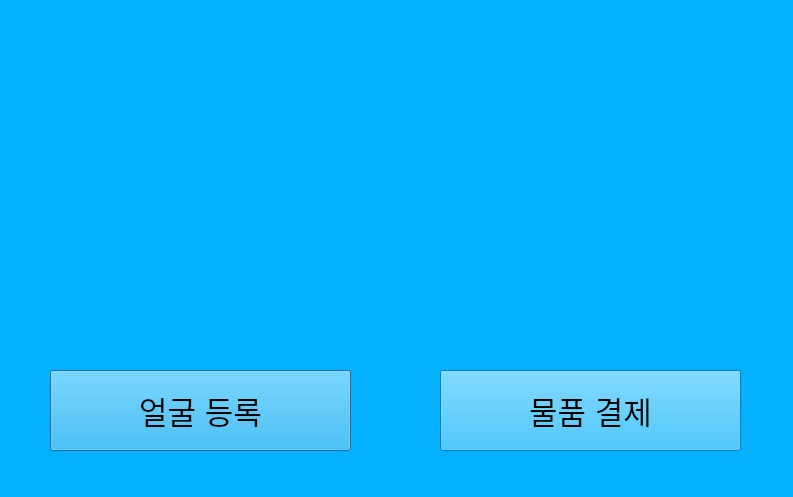
<?xml version="1.0" encoding="UTF-8"?>
<ui version="4.0">
 <class>Dialog</class>
 <widget class="QDialog" name="Dialog">
  <property name="geometry">
   <rect>
    <x>0</x>
    <y>0</y>
    <width>793</width>
    <height>497</height>
   </rect>
  </property>
  <property name="windowTitle">
   <string>Dialog</string>
  </property>
  <property name="styleSheet">
   <string notr="true">background-color: rgb(5, 176, 255);</string>
  </property>
  <widget class="QPushButton" name="register_button">
   <property name="geometry">
    <rect>
     <x>50</x>
     <y>370</y>
     <width>301</width>
     <height>81</height>
    </rect>
   </property>
   <property name="font">
    <font>
     <pointsize>23</pointsize>
    </font>
   </property>
   <property name="styleSheet">
    <string notr="true">background-color: rgb(5, 176, 255);</string>
   </property>
   <property name="text">
    <string>얼굴 등록</string>
   </property>
   <property name="default">
    <bool>false</bool>
   </property>
   <property name="flat">
    <bool>false</bool>
   </property>
  </widget>
  <widget class="QPushButton" name="payment_button">
   <property name="geometry">
    <rect>
     <x>440</x>
     <y>370</y>
     <width>301</width>
     <height>81</height>
    </rect>
   </property>
   <property name="font">
    <font>
     <pointsize>23</pointsize>
    </font>
   </property>
   <property name="styleSheet">
    <string notr="true">background-color: rgb(5, 176, 255);</string>
   </property>
   <property name="text">
    <string>물품 결제</string>
   </property>
  </widget>
  <widget class="QLabel" name="label">
   <property name="geometry">
    <rect>
     <x>50</x>
     <y>40</y>
     <width>300</width>
     <height>300</height>
    </rect>
   </property>
   <property name="styleSheet">
    <string notr="true">background-color: rgb(5, 176, 255);</string>
   </property>
   <property name="text">
    <string/>
   </property>
   <property name="pixmap">
    <pixmap>face-register.png</pixmap>
   </property>
   <property name="scaledContents">
    <bool>true</bool>
   </property>
  </widget>
  <widget class="QLabel" name="label_2">
   <property name="geometry">
    <rect>
     <x>440</x>
     <y>40</y>
     <width>300</width>
     <height>300</height>
    </rect>
   </property>
   <property name="styleSheet">
    <string notr="true">background-color: rgb(5, 176, 255);</string>
   </property>
   <property name="text">
    <string/>
   </property>
   <property name="pixmap">
    <pixmap>payment.png</pixmap>
   </property>
   <property name="scaledContents">
    <bool>true</bool>
   </property>
  </widget>
 </widget>
 <resources/>
 <connections/>
</ui>
